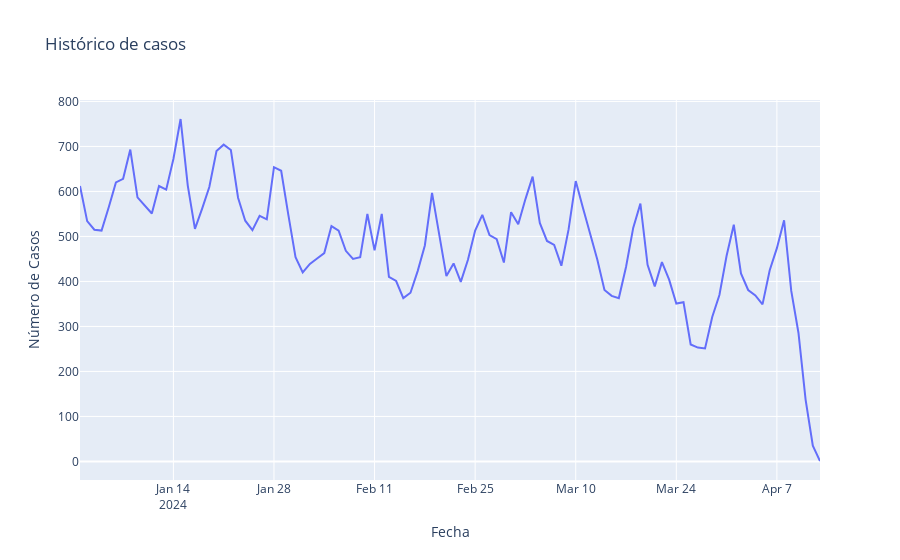

Write notebook code for a chart like this one.
### Code cell
# Crear el gráfico de líneas con Plotly
fig = px.line(historial_casos, x='FECHA_SIGN_SINTOMAS', y='Numero de Casos', 
              title='Histórico de casos', labels={'FECHA_SIGN_SINTOMAS': 'Fecha', 'Numero de Casos': 'Número de Casos'})

# Mostrar el gráfico
fig.show()
